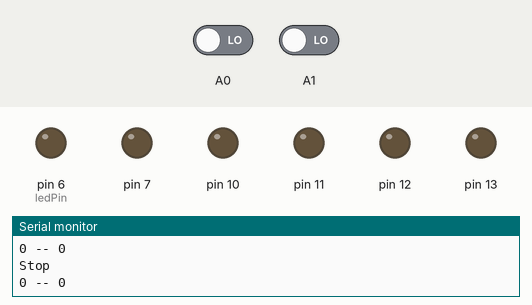
Simulated run of this sketch. Board: Arduino Uno, built with avr-gcc and run on an emulated ATmega328P. Shown: output pins drawn as LEDs (lit = HIGH), the last lines printed to the serial monitor. The inputs (shaded band) are chosen by the test bench; at power-on: A0 LOW, A1 LOW.

Above: at 1.2 s.
1.3 s: A0 driven HIGH
At 1.7 s:
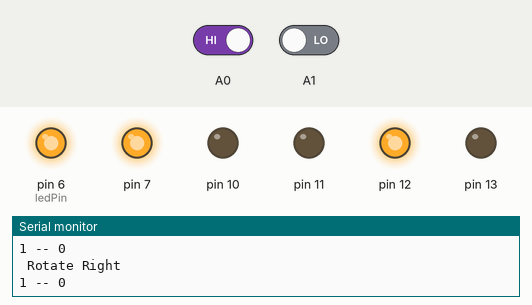
2.8 s: A1 driven HIGH
At 3.2 s:
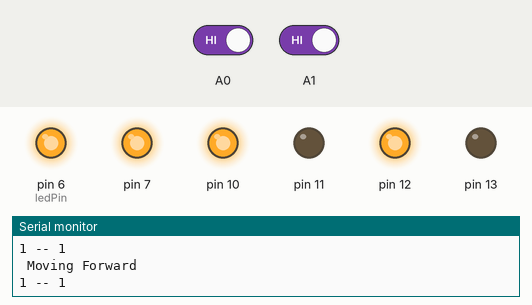
4.3 s: A1 driven LOW
At 5.1 s:
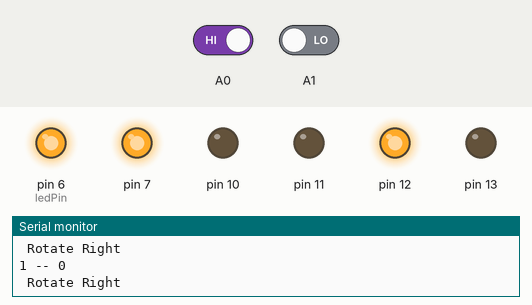
5.8 s: A0 driven LOW
At 6.1 s:
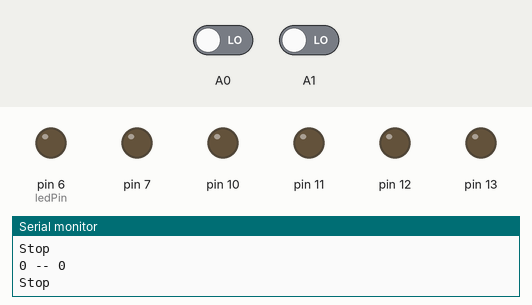
Timing chart, 0 to 8.8 s (numbered marks = the images above; inputs shaded):
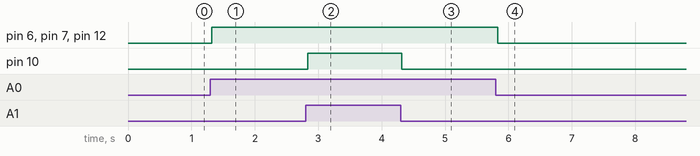

Measured:
- after the input at 1.3 s, pin 6 (ledPin), pin 7, pin 12: LOW → HIGH at once
- after the input at 2.8 s, pin 10: LOW → HIGH at once
- after the input at 4.3 s, pin 10: HIGH → LOW at once
- after the input at 5.8 s, pin 6 (ledPin), pin 7, pin 12: HIGH → LOW at once

The sketch:

line_follower_two_sensor.ino
```cpp
int ledPin = 6;
void setup() {
Serial.begin(9600);
pinMode (10, OUTPUT);
pinMode (11, OUTPUT);
pinMode (12, OUTPUT);
pinMode (13, OUTPUT);
pinMode (6, OUTPUT);
pinMode (7, OUTPUT);
pinMode (A0, INPUT);
pinMode (A1, INPUT);

pinMode(ledPin, OUTPUT);
}

void loop() {
  int s1 = digitalRead(A0);
  int s2 = digitalRead(A1);


  Serial.print(s1);
  Serial.print(" -- ");
  Serial.print(s2);
  Serial.println("  ");


if ( (s1==1) && (s2==1)) {
forward();
}
else if ( (s1==0) && (s2==0) ) {
stop();
}
else if ( (s1==1) && (s2==0) ) {
 right();
}

else if ( (s1==1) && (s2==0) ) {
 left();
}
else{
forward();
}
}

void forward()
{
digitalWrite(6, HIGH);
digitalWrite(7, HIGH);
digitalWrite(10, HIGH);
digitalWrite(11, LOW);
digitalWrite(12, HIGH);
digitalWrite(13, LOW);
digitalWrite(ledPin, HIGH);
Serial.println(" Moving Forward");

}
void backward()
{
digitalWrite(6, HIGH);
digitalWrite(7, HIGH);
digitalWrite(10, LOW);
digitalWrite(11, HIGH);
digitalWrite(12, LOW);
digitalWrite(13, HIGH);
digitalWrite(ledPin, HIGH);
Serial.println("Moving Backward");
}
void stop()
{
digitalWrite(6, LOW);
digitalWrite(7, LOW);
digitalWrite(10, LOW);
digitalWrite(11, LOW);
digitalWrite(12, LOW);
digitalWrite(13, LOW);
digitalWrite(ledPin, LOW);
Serial.println("Stop");
}
void left()
{
digitalWrite(6, HIGH);
digitalWrite(7, HIGH);
digitalWrite(10, HIGH);
digitalWrite(11, LOW);
digitalWrite(12, LOW);
digitalWrite(13, LOW);
digitalWrite(ledPin, HIGH);
Serial.println(" Rotate Left");
}
void right()
{
digitalWrite(6, HIGH);
digitalWrite(7, HIGH);
digitalWrite(10, LOW);
digitalWrite(11, LOW);
digitalWrite(12, HIGH);
digitalWrite(13, LOW);
digitalWrite(ledPin, HIGH);
Serial.println(" Rotate Right");
}
void sharpleft()
{
digitalWrite(6, HIGH);
digitalWrite(7, HIGH);
digitalWrite(10, HIGH);
digitalWrite(11, LOW);
digitalWrite(12, LOW);
digitalWrite(13, HIGH);
digitalWrite(ledPin, HIGH);
Serial.println(" Rotate Left");
}
void sharpright()
{
digitalWrite(6, HIGH);
digitalWrite(7, HIGH);
digitalWrite(10, LOW);
digitalWrite(11, HIGH);
digitalWrite(12, HIGH);
digitalWrite(13, LOW);
digitalWrite(ledPin, HIGH);
Serial.println(" Rotate Right");
}
```
